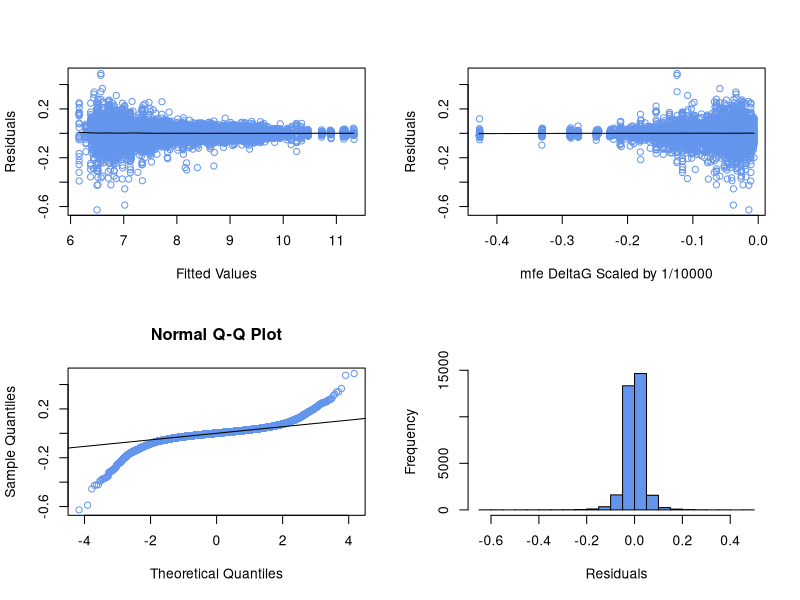
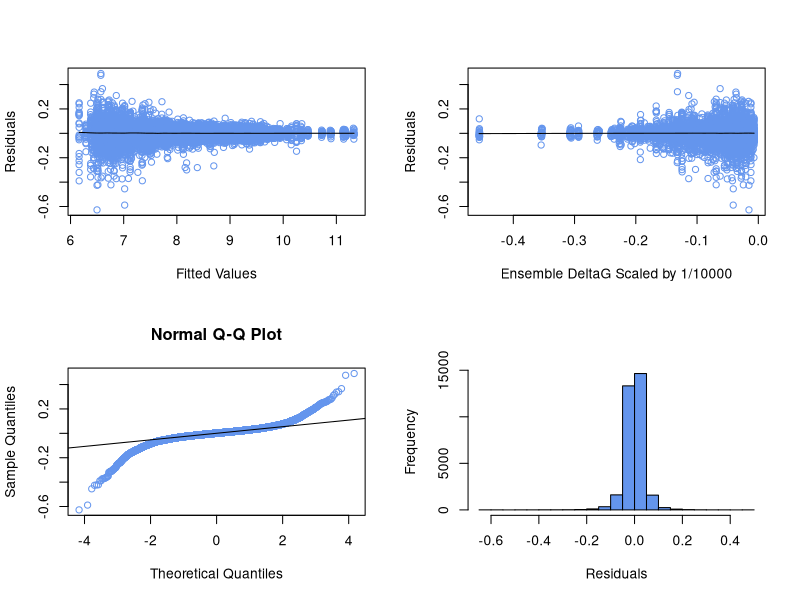
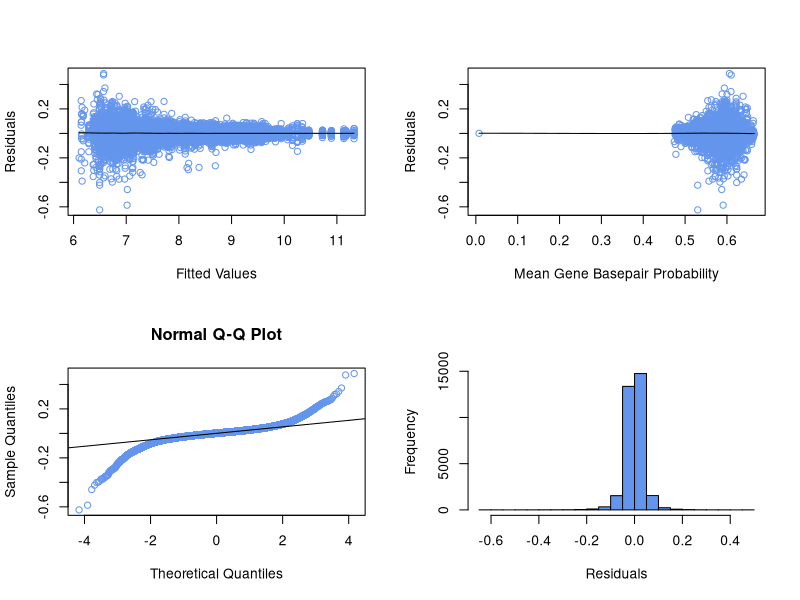
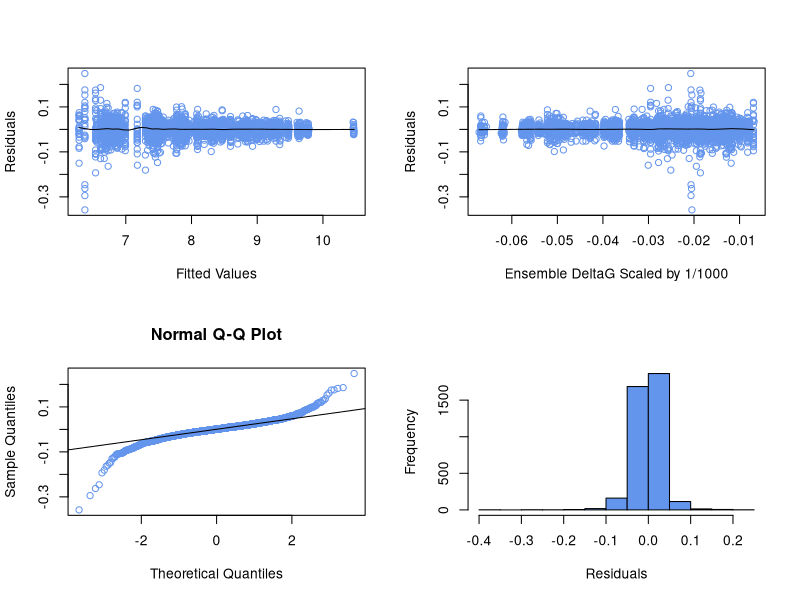

Generate these figures, in order, with R: (Note: a time limit stopped this script after it produced the figures.)
## ---- chunk 1
knitr::opts_chunk$set(echo = TRUE)
## ---- chunk 2
library(car)
library(lme4)
library(reshape2)
## ---- chunk 3
response <- read.csv('n_PPR_1458_d.csv')
dataset <- melt(response, id.vars = "gene", variable.name = "strain", value.name = "PPR")
dataset$logPPR <- log(dataset$PPR)
## ---- chunk 4
explanatory0 <- read.csv('optimal_struc_mfe_1458_30C.csv')
explanatory0 <- melt(explanatory0, id.vars = "gene", variable.name = "strain", value.name = "optimalG")
dataset$optimalG <- explanatory0$optimalG/10000 #divide resulting slope by 10 to get to Mcal/mol
## ---- chunk 5
lmm1 <- lmer(logPPR ~ optimalG + (1+optimalG|gene), data=dataset, REML = FALSE, control = lmerControl(optimizer="bobyqa", optCtrl=list(maxfun=1e5)))
summary(lmm1)
## ---- chunk 6
confint(lmm1, parm="optimalG", level=0.95)
## ---- chunk 7
lmm01 <- lmer(logPPR ~ (1+optimalG|gene), data=dataset, REML = FALSE, control = lmerControl(optimizer="Nelder_Mead", optCtrl=list(maxfun=1e5)))
anova(lmm1, lmm01)
## ---- chunk 8
par(mfrow=c(2,2))
res = residuals(lmm1)

scatter.smooth(fitted(lmm1), res, col='cornflowerblue', span=0.1, xlab='Fitted Values', ylab='Residuals')
scatter.smooth(dataset$optimal, res, col='cornflowerblue', span=0.1, xlab="mfe DeltaG Scaled by 1/10000", ylab='Residuals')
qqnorm(res, col='cornflowerblue')
qqline(res)
hist(res, main='', xlab='Residuals', ylab='Frequency', col='cornflowerblue')
rm(list = ls(all.names = TRUE))
## ---- chunk 9
response <- read.csv("n_PPR_1458_d.csv")
dataset <- melt(response, id.vars = "gene", variable.name = "strain", value.name = "PPR")
dataset$logPPR <- log(dataset$PPR)
## ---- chunk 10
explanatory0 <- read.csv('ensemble_fe_1458_30C.csv')
explanatory0 <- melt(explanatory0, id.vars = "gene", variable.name = "strain", value.name = "ensembleG")
dataset$ensembleG = explanatory0$ensembleG/10000 #divide resulting slope by 10 to get to Mcal/mol
## ---- chunk 11
lmm0 <- lmer(logPPR ~ ensembleG + (1+ensembleG|gene), data=dataset, REML = FALSE, control = lmerControl(optimizer="bobyqa", optCtrl=list(maxfun=1e5)))
summary(lmm0)
## ---- chunk 12
confint(lmm0, parm="ensembleG", level=0.95)
## ---- chunk 13
lmm00 <- lmer(logPPR ~ (1+ensembleG|gene), data=dataset, REML = FALSE, control = lmerControl(optimizer="bobyqa", optCtrl=list(maxfun=1e5)))
anova(lmm0, lmm00)
## ---- chunk 14
par(mfrow=c(2,2))
res = residuals(lmm0)

scatter.smooth(fitted(lmm0), res, col='cornflowerblue', span=0.1, xlab='Fitted Values', ylab='Residuals')
scatter.smooth(dataset$ensembleG, res, col='cornflowerblue', span=0.1, xlab="Ensemble DeltaG Scaled by 1/10000", ylab='Residuals')
qqnorm(res, col='cornflowerblue')
qqline(res)
hist(res, main='', xlab='Residuals', ylab='Frequency', col='cornflowerblue')
rm(list = ls(all.names = TRUE))
## ---- chunk 15
response <- read.csv('n_PPR_1458_d.csv')
dataset <- melt(response, id.vars = "gene", variable.name = "strain", value.name = "PPR")
dataset$logPPR <- log(dataset$PPR)
## ---- chunk 16
explanatory0 <- read.csv('mean_gene_bp_prob_1458_30C.csv')
explanatory0 <- melt(explanatory0, id.vars = "gene", variable.name = "strain", value.name = "bp_prob")
dataset$bp_prob <- explanatory0$bp_prob
## ---- chunk 17
lmm2 <- lmer(logPPR ~ bp_prob + (1+bp_prob|gene), data=dataset, REML = FALSE, control = lmerControl(optimizer="bobyqa", optCtrl=list(maxfun=1e5)))
summary(lmm2)
## ---- chunk 18
confint(lmm2, parm="bp_prob", level=0.95)
## ---- chunk 19
lmm02 <- lmer(logPPR ~ (1+bp_prob|gene), data=dataset, REML = FALSE, control = lmerControl(optimizer="bobyqa", optCtrl=list(maxfun=1e5)))
anova(lmm2, lmm02)
## ---- chunk 20
par(mfrow=c(2,2))
res = residuals(lmm2)

scatter.smooth(fitted(lmm2), res, col='cornflowerblue', span=0.1, xlab='Fitted Values', ylab='Residuals')
scatter.smooth(dataset$bp_prob, res, col='cornflowerblue', span=0.1, xlab="Mean Gene Basepair Probability", ylab='Residuals')
qqnorm(res, col='cornflowerblue')
qqline(res)
hist(res, main='', xlab='Residuals', ylab='Frequency', col='cornflowerblue')
rm(list = ls(all.names = TRUE))
## ---- chunk 21
response <- read.csv("n_PPR_176_d.csv")
dataset <- melt(response, id.vars = "gene", variable.name = "strain", value.name = "PPR")
dataset$logPPR <- log(dataset$PPR)
## ---- chunk 22
explanatory0 <- read.csv('ensemble_fe_176_30C.csv')
explanatory0 <- melt(explanatory0, id.vars = "gene", variable.name = "strain", value.name = "ensembleG")
dataset$ensembleG = explanatory0$ensembleG/10000 #divide resulting slope by 10 to get to Mcal/mol
## ---- chunk 23
lmm0 <- lmer(logPPR ~ ensembleG + (1+ensembleG|gene), data=dataset, REML = FALSE, control = lmerControl(optimizer="Nelder_Mead", optCtrl=list(maxfun=1e5)))
summary(lmm0)
## ---- chunk 24
confint(lmm0, parm="ensembleG", level=0.95)
## ---- chunk 25
lmm00 <- lmer(logPPR ~ (1+ensembleG|gene), data=dataset, REML = FALSE, control = lmerControl(optimizer="Nelder_Mead", optCtrl=list(maxfun=1e5)))
anova(lmm0, lmm00)
## ---- chunk 26
par(mfrow=c(2,2))
res = residuals(lmm0)

scatter.smooth(fitted(lmm0), res, col='cornflowerblue', span=0.1, xlab='Fitted Values', ylab='Residuals')
scatter.smooth(dataset$ensembleG, res, col='cornflowerblue', span=0.1, xlab="Ensemble DeltaG Scaled by 1/1000", ylab='Residuals')
qqnorm(res, col='cornflowerblue')
qqline(res)
hist(res, main='', xlab='Residuals', ylab='Frequency', col='cornflowerblue')
rm(list = ls(all.names = TRUE))
## ---- chunk 27
response <- read.csv("n_PPR_729_highPA_d.csv")
dataset <- melt(response, id.vars = "gene", variable.name = "strain", value.name = "PPR")
dataset$logPPR <- log(dataset$PPR)
## ---- chunk 28
explanatory0 <- read.csv('ensemble_fe_729_highPA_30C.csv')
explanatory0 <- melt(explanatory0, id.vars = "gene", variable.name = "strain", value.name = "ensembleG")
dataset$ensembleG = explanatory0$ensembleG/1000 #divided by 1000 -> deltaG in Mcal/mol -> don't need to scale slope
## ---- chunk 29
lmm0 <- lmer(logPPR ~ ensembleG + (1+ensembleG|gene), data=dataset, REML = FALSE, control = lmerControl(optimizer="Nelder_Mead", optCtrl=list(maxfun=1e5)))
summary(lmm0)
## ---- chunk 30
confint(lmm0, parm="ensembleG", level=0.95)
## ---- chunk 31
lmm00 <- lmer(logPPR ~ (1+ensembleG|gene), data=dataset, REML = FALSE, control = lmerControl(optimizer="Nelder_Mead", optCtrl=list(maxfun=1e5)))
anova(lmm0, lmm00)
## ---- chunk 32
par(mfrow=c(2,2))
res = residuals(lmm0)

scatter.smooth(fitted(lmm0), res, col='cornflowerblue', span=0.1, xlab='Fitted Values', ylab='Residuals')
scatter.smooth(dataset$ensembleG, res, col='cornflowerblue', span=0.1, xlab="Ensemble DeltaG Scaled by 1/1000", ylab='Residuals')
qqnorm(res, col='cornflowerblue')
qqline(res)
hist(res, main='', xlab='Residuals', ylab='Frequency', col='cornflowerblue')
rm(list = ls(all.names = TRUE))
## ---- chunk 33
response <- read.csv("n_PPR_729_lowPA_d.csv")
dataset <- melt(response, id.vars = "gene", variable.name = "strain", value.name = "PPR")
dataset$logPPR <- log(dataset$PPR)
## ---- chunk 34
explanatory0 <- read.csv('ensemble_fe_729_lowPA_30C.csv')
explanatory0 <- melt(explanatory0, id.vars = "gene", variable.name = "strain", value.name = "ensembleG")
dataset$ensembleG = explanatory0$ensembleG/1000 #divide by 1000 -> deltaG in Mcal/mol -> don't need to scale slope
## ---- chunk 35
lmm0 <- lmer(logPPR ~ ensembleG + (1+ensembleG|gene), data=dataset, REML = FALSE, control = lmerControl(optimizer="Nelder_Mead", optCtrl=list(maxfun=1e5)))
summary(lmm0)
## ---- chunk 36
confint(lmm0, parm="ensembleG", level=0.95)
## ---- chunk 37
lmm00 <- lmer(logPPR ~ (1+ensembleG|gene), data=dataset, REML = FALSE, control = lmerControl(optimizer="Nelder_Mead", optCtrl=list(maxfun=1e5)))
anova(lmm0, lmm00)
## ---- chunk 38
par(mfrow=c(2,2))
res = residuals(lmm0)

scatter.smooth(fitted(lmm0), res, col='cornflowerblue', span=0.1, xlab='Fitted Values', ylab='Residuals')
scatter.smooth(dataset$ensembleG, res, col='cornflowerblue', span=0.1, xlab="Ensemble DeltaG Scaled by 1/1000", ylab='Residuals')
qqnorm(res, col='cornflowerblue')
qqline(res)
hist(res, main='', xlab='Residuals', ylab='Frequency', col='cornflowerblue')
rm(list = ls(all.names = TRUE))
## ---- chunk 39
response <- read.csv("n_PPR_1458_d.csv")
dataset <- melt(response, id.vars = "gene", variable.name = "strain", value.name = "PPR")
dataset$logPPR <- log(dataset$PPR)
## ---- chunk 40
explanatory0 <- read.csv('ensemble_fe_1458_30C.csv')
explanatory0 <- melt(explanatory0, id.vars = "gene", variable.name = "strain", value.name = "ensembleG")
dataset$ensembleG = explanatory0$ensembleG/10000 #divide resulting slope by 10 to get to Mcal/mol
## ---- chunk 41
explanatory1 <- read.csv('PA_medians_1458.csv')
explanatory1 <- melt(explanatory1, id.vars = "gene", variable.name = "strain", value.name = "medianPA")
dataset$medianPA = explanatory1$medianPA/10000
head(dataset)
## ---- chunk 42
lmm0 <- lmer(logPPR ~ ensembleG + (1+ensembleG|gene) + (0+ensembleG|medianPA), data=dataset, REML = FALSE, control = lmerControl(optimizer="bobyqa", optCtrl=list(maxfun=1e5)))
summary(lmm0)
## ---- chunk 43
confint(lmm0, parm="ensembleG", level=0.95)
## ---- chunk 44
lmm00 <- lmer(logPPR ~ (1+ensembleG|gene) + (0+ensembleG|medianPA), data=dataset, REML = FALSE, control = lmerControl(optimizer="bobyqa", optCtrl=list(maxfun=1e5)))
anova(lmm0, lmm00)
## ---- chunk 45
par(mfrow=c(2,2))
res = residuals(lmm0)

scatter.smooth(fitted(lmm0), res, col='cornflowerblue', span=0.1, xlab='Fitted Values', ylab='Residuals')
scatter.smooth(dataset$ensembleG, res, col='cornflowerblue', span=0.1, xlab="Ensemble DeltaG Scaled by 1/10000", ylab='Residuals')
qqnorm(res, col='cornflowerblue')
qqline(res)
hist(res, main='', xlab='Residuals', ylab='Frequency', col='cornflowerblue')
rm(list = ls(all.names = TRUE))
